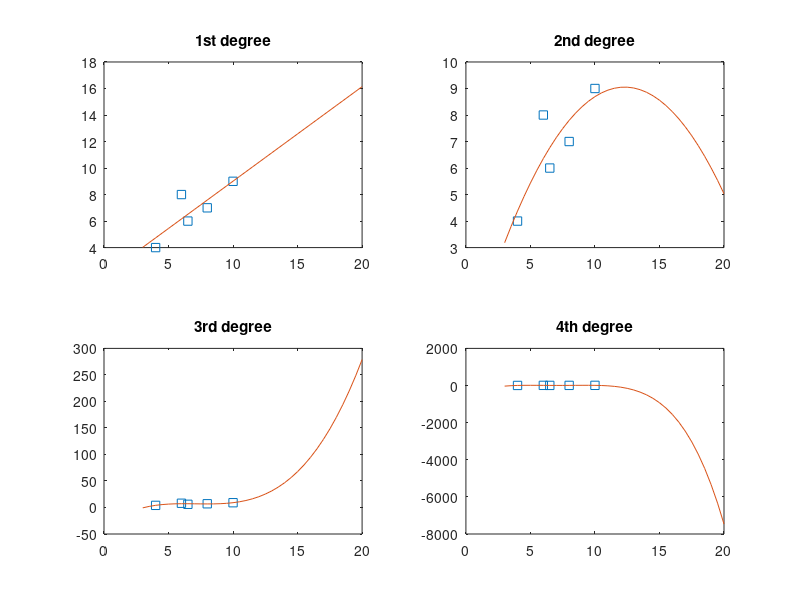

Reproduce this figure in MATLAB.
%Example4p2
%This code uses polyfit function
x=[4, 6, 6.5, 8, 10];y=[4, 8, 6, 7, 9];
P1 = polyfit(x,y,1)%1st degree
P2 = polyfit(x,y,2)%2nd degree
P3 = polyfit(x,y,3)%3rd degree
P4 = polyfit(x,y,4)%4th degree
%Using obtained curves
xx = 3:0.5:20;
y1 = polyval(P1,xx);
y2 = polyval(P2,xx);
y3 = polyval(P3,xx);
y4 = polyval(P4,xx);
subplot(221)
plot(x,y,'s',xx,y1);title('1st degree')
subplot(222)
plot(x,y,'s',xx,y2);title('2nd degree')
subplot(223)
plot(x,y,'s',xx,y3);title('3rd degree')
subplot(224)
plot(x,y,'s',xx,y4);title('4th degree')
